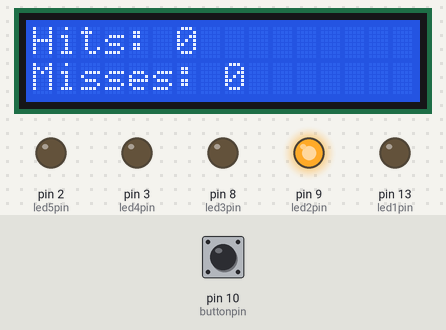
The sketch below on a simulated Arduino Uno, built with avr-gcc and run on an emulated ATmega328P. Parts: 16×2 character LCD, output pins drawn as LEDs (lit = HIGH). The inputs (shaded band) are chosen by the test bench; at power-on: pin 10 (buttonpin) HIGH. Random numbers use the default seed unless the sketch sets one.

Above: at 1.2 s.
1.3 s: pin 10 (buttonpin) pulled LOW for 0.15 s
At 3.0 s:
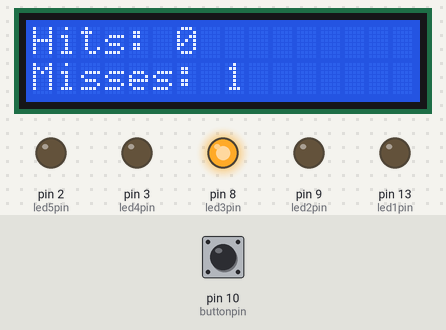
4.4 s: pin 10 (buttonpin) pulled LOW for 1 s
At 5.57 s:
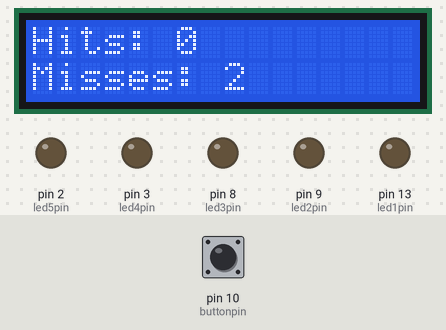
6.0 s: pin 10 (buttonpin) pulled LOW for 0.15 s
At 8.2 s:
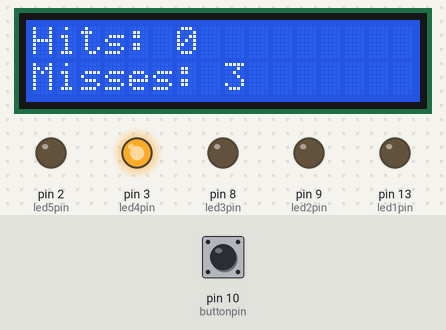
8.5 s: pin 10 (buttonpin) pulled LOW for 1 s
At 10.2 s:
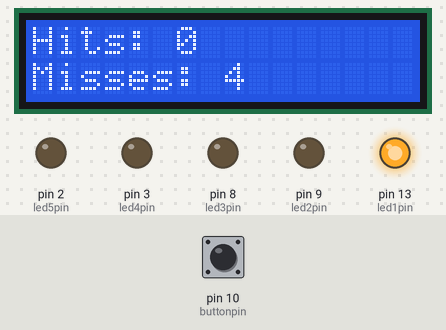
Timing chart, 0 to 11.1 s (numbered marks = the images above; inputs shaded):
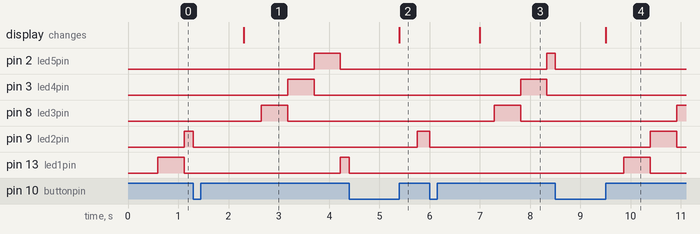

The sketch:

Exercise12.ino
```cpp
/**
 * @file Exercise12.ino
 * @author s225271, s241830
 * @mainpage Exercise 12
 * @section Button_Game
 *
 * Catch the led game by group 11
 */

#include <LiquidCrystal.h>
#define led1pin 13
#define led2pin 9
#define led3pin 8
#define led4pin 3
#define led5pin 2

#define buttonpin 10

// initalize lcd display
const int rs = 12, en = 11, d4 = 7, d5 = 6, d6 = 5, d7 = 4;
LiquidCrystal lcd(rs, en, d4, d5, d6, d7);

#define TEMP A0

unsigned long int timer = 0;
unsigned char ledstate = 0;
int hits = 0;
int misses = 0;
unsigned long int countto = 32000;
char hasbeenreleased = 1;
char hasbeenhit = 0;
  /**
   * @brief setups program
   */
void setup() {
  // put your setup code here, to run once:
  Serial.begin(9600);

  //! define pinmodes
  pinMode(TEMP, INPUT);
  pinMode(led1pin, OUTPUT);
  pinMode(led2pin, OUTPUT);
  pinMode(led3pin, OUTPUT);
  pinMode(led4pin, OUTPUT);
  pinMode(led5pin, OUTPUT);
  pinMode(buttonpin, INPUT_PULLUP);

  //! initialize lcd
  lcd.begin(16,2);
  lcd.clear();
  lcd.setCursor(0,0);
  lcd.print("Hits: 0");
  lcd.setCursor(0,1);
  lcd.print("Misses: 0");
}

  /**
   * @brief Loop around forever
   */
void loop() {
  //! Counts up to counto and changes state and turns on corresponding LED
  if (timer >= countto && (hits != 8)){
    timer = 0;
    switch(ledstate){
      case 0:
        ledstate = 1;
        write_leds_low();
        digitalWrite(led1pin,HIGH); //! turn on led 1 and turn every other led off
      break;
      case 1:
        ledstate = 2;
        write_leds_low();
        digitalWrite(led2pin,HIGH);
      break;
      case 2:
        ledstate = 3;
        write_leds_low();
        digitalWrite(led3pin,HIGH);
      break;
      case 3:
        ledstate = 4;
        write_leds_low();
        digitalWrite(led4pin,HIGH);
      break;
      case 4:
        ledstate = 0;
        write_leds_low();
        digitalWrite(led5pin,HIGH);

      break;
      default:
        ledstate = 0;
        write_leds_low();
      }
  }

  //! When # of succesfull hits is 8 it should be random
  if( timer >= 15000 && hits == 8 ){
     ledstate = random(1,5);
     timer = 0;
     switch(ledstate-1){ //! check which state has been chosen
      case 0:
        write_leds_low();
        digitalWrite(led1pin,HIGH); //! turn on led 1 and turn every other led off
      break;
      case 1:
        write_leds_low();
        digitalWrite(led2pin,HIGH);
      break;
      case 2:
        write_leds_low();
        digitalWrite(led3pin,HIGH);
      break;
      case 3:
        write_leds_low();
        digitalWrite(led4pin,HIGH);
      break;
      case 4:
        write_leds_low();
        digitalWrite(led5pin,HIGH);

      break;
      default:
        write_leds_low();
      }
  }
  timer++; // update timer


  if( !(digitalRead(buttonpin)) && hasbeenreleased == 1) { //! if button is clicked
    hasbeenreleased = 0;
    if(ledstate == 3){ //! if 3rd led is on it is succesful hit
        hits++;
        countto = countto - 4000;
        if(countto < 6000){
          countto = 6000;
          }
        for (int i = 0 ; i<4; i++){ //! blink sequence when a succesful hit is made
          digitalWrite(led1pin,HIGH);
          digitalWrite(led2pin,HIGH);
          digitalWrite(led3pin,HIGH);
          digitalWrite(led4pin,HIGH);
          digitalWrite(led5pin,HIGH);
          delay(100);
          write_leds_low();
          delay(100);
        }
        ledstate = 0;
    }else{
      misses++; //! if 3rd led is not on is is a miss
      write_leds_low();
      delay(1000);
    }
    //! update hits and misses
    lcd.setCursor(6,0);
    lcd.print(hits);

    lcd.setCursor(8,1);
    lcd.print(misses);
  }
  if(digitalRead(buttonpin) && hasbeenreleased == 0){ //! button has been released
    hasbeenreleased = 1;
    }
}

 /**
   *  @brief turns off all leds
   *  @param none
   *  @return none
   */
void write_leds_low(){
  digitalWrite(led1pin,LOW);
  digitalWrite(led2pin,LOW);
  digitalWrite(led3pin,LOW);
  digitalWrite(led4pin,LOW);
  digitalWrite(led5pin,LOW);
}
```

Measured:
- after the input at 1.3 s, the display: changes after 1.0 s (image 1)
- after the input at 4.4 s, the display: changes after 1.0 s (image 2)
- after the input at 6.0 s, the display: changes after 1.0 s (image 3)
- after the input at 8.5 s, the display: changes after 1.0 s (image 4)
